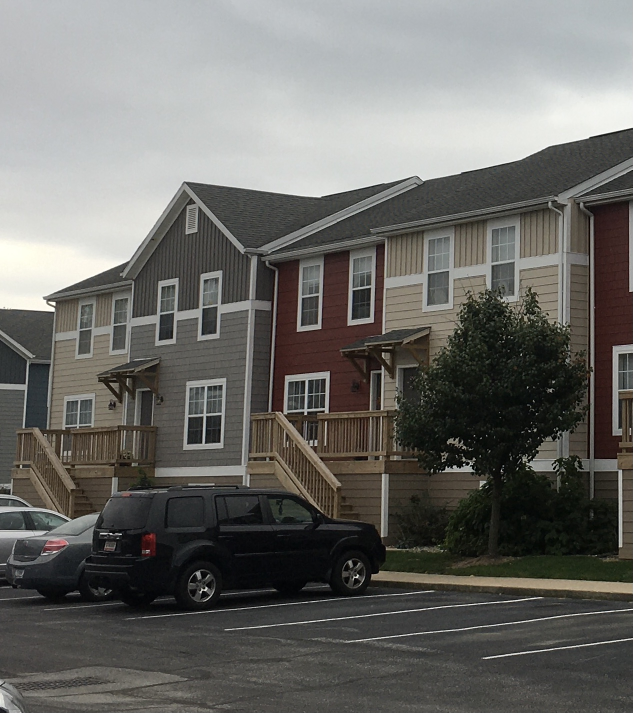
#> input picture hw4/img/pair4/1.jpeg, 1265 x 1425 px, found by its file name (shown at 1/2 size)
$ python hw5.py   (older library calls are emulated)
#> lines starting #> are read from the running program, lines starting #| are printed output that depends on the picture
import numpy as np
import cv2
import matplotlib.pyplot as plt
from skimage import io
from scipy.optimize import least_squares


# Read images
img1 = io.imread('1.jpeg')
#> img1 is the input picture: shape (1425, 1265, 3); mean R, G, B 107, 106.3, 102.7
img2 = io.imread('2.jpeg')
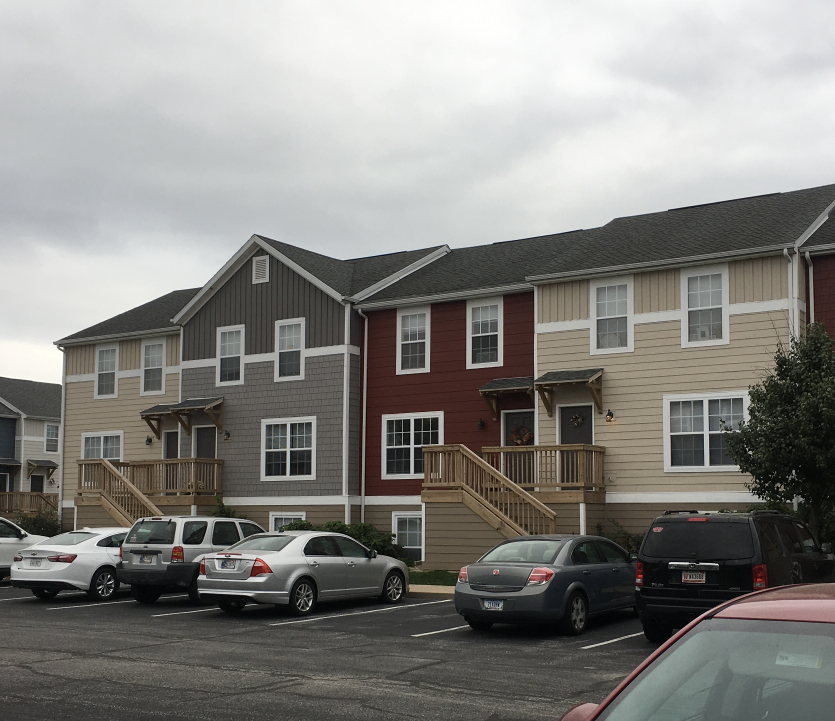
#> input picture hw4/img/pair4/2.jpeg, 2505 x 2163 px, found by its file name (shown at 1/3 size)
#> img2 is the input picture: shape (2163, 2505, 3); mean R, G, B 133.5, 132.2, 128.6
img2 = cv2.resize(img2, (img1.shape[1], img1.shape[0]), interpolation=cv2.INTER_AREA)
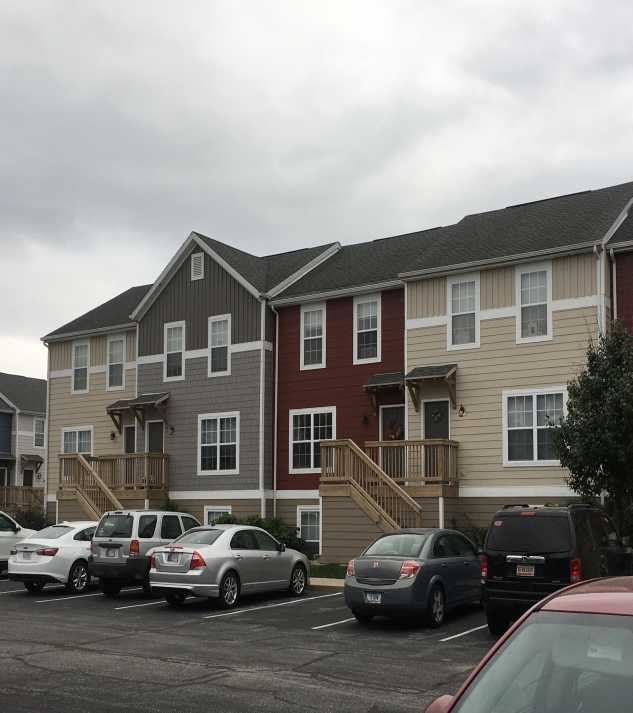
#> img2: shape (1425, 1265, 3) (shown at 1/2 size); mean R, G, B 133.5, 132.3, 128.6
#> (the run stopped early here; a loop or call above may not have finished)
